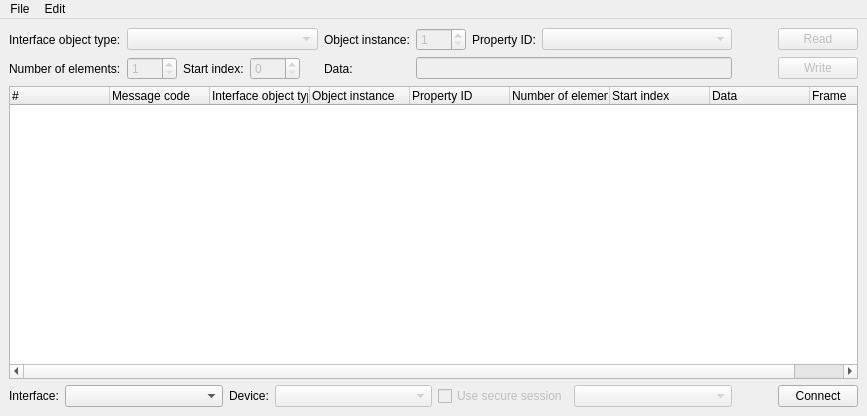
<?xml version="1.0" encoding="UTF-8"?>
<ui version="4.0">
 <class>MainWindow</class>
 <widget class="QMainWindow" name="MainWindow">
  <property name="geometry">
   <rect>
    <x>0</x>
    <y>0</y>
    <width>867</width>
    <height>416</height>
   </rect>
  </property>
  <property name="windowTitle">
   <string>KNX local device management example</string>
  </property>
  <widget class="QWidget" name="centralwidget">
   <layout class="QVBoxLayout" name="verticalLayout">
    <item>
     <layout class="QGridLayout" name="gridLayout" columnstretch="0,1,0,0,0,1,0,0">
      <item row="0" column="0">
       <widget class="QLabel" name="interfaceObjectTypeLabel">
        <property name="sizePolicy">
         <sizepolicy hsizetype="Maximum" vsizetype="Preferred">
          <horstretch>0</horstretch>
          <verstretch>0</verstretch>
         </sizepolicy>
        </property>
        <property name="text">
         <string>Interface object type:</string>
        </property>
       </widget>
      </item>
      <item row="0" column="1">
       <widget class="QComboBox" name="interfaceObjectTypes">
        <property name="enabled">
         <bool>false</bool>
        </property>
        <property name="sizePolicy">
         <sizepolicy hsizetype="MinimumExpanding" vsizetype="Fixed">
          <horstretch>0</horstretch>
          <verstretch>0</verstretch>
         </sizepolicy>
        </property>
       </widget>
      </item>
      <item row="0" column="2">
       <widget class="QLabel" name="objectInstanceLabel">
        <property name="sizePolicy">
         <sizepolicy hsizetype="Maximum" vsizetype="Preferred">
          <horstretch>0</horstretch>
          <verstretch>0</verstretch>
         </sizepolicy>
        </property>
        <property name="text">
         <string>Object instance:</string>
        </property>
       </widget>
      </item>
      <item row="0" column="3">
       <widget class="QSpinBox" name="objectInstance">
        <property name="enabled">
         <bool>false</bool>
        </property>
        <property name="minimumSize">
         <size>
          <width>50</width>
          <height>0</height>
         </size>
        </property>
        <property name="minimum">
         <number>1</number>
        </property>
        <property name="maximum">
         <number>255</number>
        </property>
       </widget>
      </item>
      <item row="0" column="4">
       <widget class="QLabel" name="propertyIdLabel">
        <property name="sizePolicy">
         <sizepolicy hsizetype="Maximum" vsizetype="Preferred">
          <horstretch>0</horstretch>
          <verstretch>0</verstretch>
         </sizepolicy>
        </property>
        <property name="text">
         <string>Property ID:</string>
        </property>
       </widget>
      </item>
      <item row="0" column="5">
       <widget class="QComboBox" name="propertyId">
        <property name="enabled">
         <bool>false</bool>
        </property>
        <property name="sizePolicy">
         <sizepolicy hsizetype="MinimumExpanding" vsizetype="Fixed">
          <horstretch>0</horstretch>
          <verstretch>0</verstretch>
         </sizepolicy>
        </property>
       </widget>
      </item>
      <item row="0" column="6">
       <spacer name="horizontalSpacer">
        <property name="orientation">
         <enum>Qt::Horizontal</enum>
        </property>
        <property name="sizeHint" stdset="0">
         <size>
          <width>40</width>
          <height>20</height>
         </size>
        </property>
       </spacer>
      </item>
      <item row="0" column="7">
       <widget class="QPushButton" name="sendRead">
        <property name="enabled">
         <bool>false</bool>
        </property>
        <property name="sizePolicy">
         <sizepolicy hsizetype="Maximum" vsizetype="Fixed">
          <horstretch>0</horstretch>
          <verstretch>0</verstretch>
         </sizepolicy>
        </property>
        <property name="text">
         <string>Read</string>
        </property>
       </widget>
      </item>
      <item row="1" column="0">
       <widget class="QLabel" name="numberOfElementsLabel">
        <property name="sizePolicy">
         <sizepolicy hsizetype="Maximum" vsizetype="Preferred">
          <horstretch>0</horstretch>
          <verstretch>0</verstretch>
         </sizepolicy>
        </property>
        <property name="text">
         <string>Number of elements:</string>
        </property>
       </widget>
      </item>
      <item row="1" column="1">
       <layout class="QHBoxLayout" name="horizontalLayout_2">
        <item>
         <widget class="QSpinBox" name="numberOfElements">
          <property name="enabled">
           <bool>false</bool>
          </property>
          <property name="minimumSize">
           <size>
            <width>50</width>
            <height>0</height>
           </size>
          </property>
          <property name="minimum">
           <number>1</number>
          </property>
          <property name="maximum">
           <number>15</number>
          </property>
         </widget>
        </item>
        <item>
         <widget class="QLabel" name="startIndexLabel">
          <property name="sizePolicy">
           <sizepolicy hsizetype="Maximum" vsizetype="Preferred">
            <horstretch>0</horstretch>
            <verstretch>0</verstretch>
           </sizepolicy>
          </property>
          <property name="text">
           <string>Start index:</string>
          </property>
         </widget>
        </item>
        <item>
         <widget class="QSpinBox" name="startIndex">
          <property name="enabled">
           <bool>false</bool>
          </property>
          <property name="minimumSize">
           <size>
            <width>50</width>
            <height>0</height>
           </size>
          </property>
          <property name="maximum">
           <number>4095</number>
          </property>
         </widget>
        </item>
        <item>
         <spacer name="horizontalSpacer_2">
          <property name="orientation">
           <enum>Qt::Horizontal</enum>
          </property>
          <property name="sizeHint" stdset="0">
           <size>
            <width>40</width>
            <height>20</height>
           </size>
          </property>
         </spacer>
        </item>
       </layout>
      </item>
      <item row="1" column="2">
       <widget class="QLabel" name="dataLabel">
        <property name="text">
         <string>Data:</string>
        </property>
       </widget>
      </item>
      <item row="1" column="3" colspan="3">
       <widget class="QLineEdit" name="data">
        <property name="enabled">
         <bool>false</bool>
        </property>
       </widget>
      </item>
      <item row="1" column="7">
       <widget class="QPushButton" name="sendWrite">
        <property name="enabled">
         <bool>false</bool>
        </property>
        <property name="sizePolicy">
         <sizepolicy hsizetype="Maximum" vsizetype="Fixed">
          <horstretch>0</horstretch>
          <verstretch>0</verstretch>
         </sizepolicy>
        </property>
        <property name="text">
         <string>Write</string>
        </property>
       </widget>
      </item>
     </layout>
    </item>
    <item>
     <widget class="QTreeWidget" name="communication">
      <property name="contextMenuPolicy">
       <enum>Qt::DefaultContextMenu</enum>
      </property>
      <property name="uniformRowHeights">
       <bool>true</bool>
      </property>
      <attribute name="headerShowSortIndicator" stdset="0">
       <bool>false</bool>
      </attribute>
      <column>
       <property name="text">
        <string>#</string>
       </property>
      </column>
      <column>
       <property name="text">
        <string>Message code</string>
       </property>
      </column>
      <column>
       <property name="text">
        <string>Interface object type</string>
       </property>
      </column>
      <column>
       <property name="text">
        <string>Object instance</string>
       </property>
      </column>
      <column>
       <property name="text">
        <string>Property ID</string>
       </property>
      </column>
      <column>
       <property name="text">
        <string>Number of elements</string>
       </property>
      </column>
      <column>
       <property name="text">
        <string>Start index</string>
       </property>
      </column>
      <column>
       <property name="text">
        <string>Data</string>
       </property>
      </column>
      <column>
       <property name="text">
        <string>Frame</string>
       </property>
      </column>
     </widget>
    </item>
    <item>
     <layout class="QHBoxLayout" name="horizontalLayout" stretch="0,1,0,1,0,1,0,0">
      <item>
       <widget class="QLabel" name="interfaceLabel">
        <property name="sizePolicy">
         <sizepolicy hsizetype="Maximum" vsizetype="Preferred">
          <horstretch>0</horstretch>
          <verstretch>0</verstretch>
         </sizepolicy>
        </property>
        <property name="text">
         <string>Interface:</string>
        </property>
       </widget>
      </item>
      <item>
       <widget class="QComboBox" name="interfaces">
        <property name="sizePolicy">
         <sizepolicy hsizetype="MinimumExpanding" vsizetype="Fixed">
          <horstretch>0</horstretch>
          <verstretch>0</verstretch>
         </sizepolicy>
        </property>
       </widget>
      </item>
      <item>
       <widget class="QLabel" name="deviceLabel">
        <property name="sizePolicy">
         <sizepolicy hsizetype="Maximum" vsizetype="Preferred">
          <horstretch>0</horstretch>
          <verstretch>0</verstretch>
         </sizepolicy>
        </property>
        <property name="text">
         <string>Device:</string>
        </property>
       </widget>
      </item>
      <item>
       <widget class="QComboBox" name="devices">
        <property name="enabled">
         <bool>false</bool>
        </property>
        <property name="sizePolicy">
         <sizepolicy hsizetype="MinimumExpanding" vsizetype="Fixed">
          <horstretch>0</horstretch>
          <verstretch>0</verstretch>
         </sizepolicy>
        </property>
       </widget>
      </item>
      <item>
       <widget class="QCheckBox" name="secureSession">
        <property name="enabled">
         <bool>false</bool>
        </property>
        <property name="text">
         <string>Use secure session</string>
        </property>
       </widget>
      </item>
      <item>
       <widget class="QComboBox" name="secureConfigs">
        <property name="enabled">
         <bool>false</bool>
        </property>
        <property name="sizePolicy">
         <sizepolicy hsizetype="MinimumExpanding" vsizetype="Fixed">
          <horstretch>0</horstretch>
          <verstretch>0</verstretch>
         </sizepolicy>
        </property>
       </widget>
      </item>
      <item>
       <spacer name="spacerRight">
        <property name="orientation">
         <enum>Qt::Horizontal</enum>
        </property>
        <property name="sizeType">
         <enum>QSizePolicy::Expanding</enum>
        </property>
        <property name="sizeHint" stdset="0">
         <size>
          <width>40</width>
          <height>20</height>
         </size>
        </property>
       </spacer>
      </item>
      <item>
       <widget class="QPushButton" name="connection">
        <property name="text">
         <string>Connect</string>
        </property>
       </widget>
      </item>
     </layout>
    </item>
   </layout>
  </widget>
  <widget class="QMenuBar" name="menuBar">
   <property name="geometry">
    <rect>
     <x>0</x>
     <y>0</y>
     <width>867</width>
     <height>21</height>
    </rect>
   </property>
   <widget class="QMenu" name="menuFile">
    <property name="title">
     <string>File</string>
    </property>
    <widget class="QMenu" name="menuImport">
     <property name="title">
      <string>Import</string>
     </property>
     <addaction name="actionImport"/>
    </widget>
    <addaction name="menuImport"/>
    <addaction name="separator"/>
    <addaction name="actionExit"/>
   </widget>
   <widget class="QMenu" name="menuEdit">
    <property name="title">
     <string>Edit</string>
    </property>
    <addaction name="actionClear"/>
   </widget>
   <addaction name="menuFile"/>
   <addaction name="menuEdit"/>
  </widget>
  <action name="actionExit">
   <property name="text">
    <string>Exit</string>
   </property>
  </action>
  <action name="actionImport">
   <property name="text">
    <string>KNX keyring file...</string>
   </property>
  </action>
  <action name="actionClear">
   <property name="text">
    <string>Clear telegram list</string>
   </property>
  </action>
 </widget>
 <resources/>
 <connections>
  <connection>
   <sender>secureSession</sender>
   <signal>toggled(bool)</signal>
   <receiver>secureConfigs</receiver>
   <slot>setEnabled(bool)</slot>
   <hints>
    <hint type="sourcelabel">
     <x>516</x>
     <y>391</y>
    </hint>
    <hint type="destinationlabel">
     <x>634</x>
     <y>393</y>
    </hint>
   </hints>
  </connection>
 </connections>
</ui>
